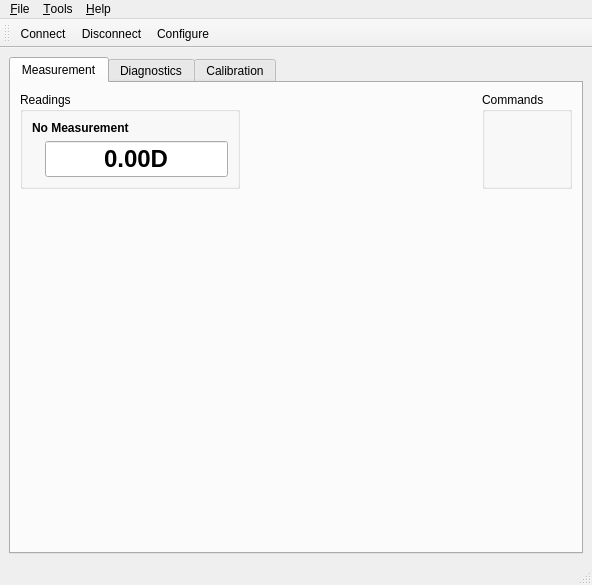
<?xml version="1.0" encoding="UTF-8"?>
<ui version="4.0">
 <class>MainWindow</class>
 <widget class="QMainWindow" name="MainWindow">
  <property name="geometry">
   <rect>
    <x>0</x>
    <y>0</y>
    <width>592</width>
    <height>585</height>
   </rect>
  </property>
  <property name="sizePolicy">
   <sizepolicy hsizetype="Preferred" vsizetype="Preferred">
    <horstretch>0</horstretch>
    <verstretch>0</verstretch>
   </sizepolicy>
  </property>
  <property name="windowTitle">
   <string>Printalyzer Densitometer Desktop</string>
  </property>
  <widget class="QWidget" name="centralwidget">
   <layout class="QVBoxLayout" name="verticalLayout">
    <item>
     <widget class="QTabWidget" name="tabWidget">
      <property name="currentIndex">
       <number>0</number>
      </property>
      <widget class="QWidget" name="tabMeasurement">
       <attribute name="title">
        <string>Measurement</string>
       </attribute>
       <layout class="QGridLayout" name="gridLayout_6">
        <item row="0" column="2">
         <widget class="QGroupBox" name="measCommandGroupBox">
          <property name="title">
           <string>Commands</string>
          </property>
         </widget>
        </item>
        <item row="0" column="1">
         <spacer name="horizontalSpacer_6">
          <property name="orientation">
           <enum>Qt::Horizontal</enum>
          </property>
          <property name="sizeHint" stdset="0">
           <size>
            <width>40</width>
            <height>20</height>
           </size>
          </property>
         </spacer>
        </item>
        <item row="0" column="0">
         <widget class="QGroupBox" name="measResultGroupBox">
          <property name="sizePolicy">
           <sizepolicy hsizetype="Fixed" vsizetype="Preferred">
            <horstretch>0</horstretch>
            <verstretch>0</verstretch>
           </sizepolicy>
          </property>
          <property name="maximumSize">
           <size>
            <width>220</width>
            <height>16777215</height>
           </size>
          </property>
          <property name="title">
           <string>Readings</string>
          </property>
          <layout class="QVBoxLayout" name="verticalLayout_11">
           <item>
            <widget class="QLabel" name="readingTypeNameLabel">
             <property name="font">
              <font>
               <bold>true</bold>
              </font>
             </property>
             <property name="text">
              <string>No Measurement</string>
             </property>
            </widget>
           </item>
           <item>
            <layout class="QHBoxLayout" name="horizontalLayout_9">
             <item>
              <widget class="QLabel" name="readingTypeLogoLabel">
               <property name="text">
                <string notr="true"/>
               </property>
               <property name="pixmap">
                <pixmap resource="densitometer.qrc">:/images/reflection-icon.png</pixmap>
               </property>
               <property name="alignment">
                <set>Qt::AlignCenter</set>
               </property>
              </widget>
             </item>
             <item>
              <widget class="QLineEdit" name="readingValueLineEdit">
               <property name="sizePolicy">
                <sizepolicy hsizetype="Expanding" vsizetype="Fixed">
                 <horstretch>0</horstretch>
                 <verstretch>0</verstretch>
                </sizepolicy>
               </property>
               <property name="font">
                <font>
                 <pointsize>18</pointsize>
                 <bold>true</bold>
                </font>
               </property>
               <property name="text">
                <string notr="true">0.00D</string>
               </property>
               <property name="alignment">
                <set>Qt::AlignCenter</set>
               </property>
               <property name="readOnly">
                <bool>true</bool>
               </property>
              </widget>
             </item>
            </layout>
           </item>
          </layout>
         </widget>
        </item>
        <item row="1" column="0">
         <spacer name="verticalSpacer_5">
          <property name="orientation">
           <enum>Qt::Vertical</enum>
          </property>
          <property name="sizeHint" stdset="0">
           <size>
            <width>20</width>
            <height>40</height>
           </size>
          </property>
         </spacer>
        </item>
       </layout>
      </widget>
      <widget class="QWidget" name="tabDiagnostics">
       <attribute name="title">
        <string>Diagnostics</string>
       </attribute>
       <layout class="QGridLayout" name="gridLayout_5" rowstretch="0,0,1" columnstretch="1,0">
        <item row="0" column="0">
         <widget class="QGroupBox" name="firmwareGroupBox">
          <property name="enabled">
           <bool>true</bool>
          </property>
          <property name="title">
           <string>Firmware Info</string>
          </property>
          <layout class="QVBoxLayout" name="verticalLayout_2">
           <item>
            <widget class="QLabel" name="nameLabel">
             <property name="text">
              <string notr="true">&lt;Device Name&gt;</string>
             </property>
            </widget>
           </item>
           <item>
            <widget class="QLabel" name="versionLabel">
             <property name="text">
              <string notr="true">&lt;Version&gt;</string>
             </property>
            </widget>
           </item>
           <item>
            <widget class="QLabel" name="buildDateLabel">
             <property name="text">
              <string notr="true">&lt;Build Date&gt;</string>
             </property>
            </widget>
           </item>
           <item>
            <widget class="QLabel" name="buildDescribeLabel">
             <property name="text">
              <string notr="true">&lt;Build Describe&gt;</string>
             </property>
            </widget>
           </item>
           <item>
            <widget class="QLabel" name="checksumLabel">
             <property name="text">
              <string>&lt;Checksum&gt;</string>
             </property>
            </widget>
           </item>
           <item>
            <spacer name="verticalSpacer_2">
             <property name="orientation">
              <enum>Qt::Vertical</enum>
             </property>
             <property name="sizeHint" stdset="0">
              <size>
               <width>20</width>
               <height>0</height>
              </size>
             </property>
            </spacer>
           </item>
          </layout>
         </widget>
        </item>
        <item row="1" column="0">
         <widget class="QGroupBox" name="deviceGroupBox">
          <property name="title">
           <string>Device Info</string>
          </property>
          <layout class="QVBoxLayout" name="verticalLayout_3">
           <item>
            <widget class="QLabel" name="halVersionLabel">
             <property name="text">
              <string notr="true">&lt;HAL Version&gt;</string>
             </property>
            </widget>
           </item>
           <item>
            <widget class="QLabel" name="mcuDevIdLabel">
             <property name="text">
              <string notr="true">&lt;MCU Device ID&gt;</string>
             </property>
            </widget>
           </item>
           <item>
            <widget class="QLabel" name="mcuRevIdLabel">
             <property name="text">
              <string notr="true">&lt;MCU Revision ID&gt;</string>
             </property>
            </widget>
           </item>
           <item>
            <widget class="QLabel" name="mcuSysClockLabel">
             <property name="text">
              <string notr="true">&lt;MCU SysClock&gt;</string>
             </property>
            </widget>
           </item>
           <item>
            <widget class="QLabel" name="uniqueIdLabel">
             <property name="text">
              <string notr="true">&lt;Unique ID&gt;</string>
             </property>
            </widget>
           </item>
           <item>
            <widget class="QLabel" name="mcuVddaLabel">
             <property name="text">
              <string notr="true">&lt;MCU Vdda&gt;</string>
             </property>
            </widget>
           </item>
           <item>
            <widget class="QLabel" name="mcuTempLabel">
             <property name="text">
              <string notr="true">&lt;MCU Temp&gt;</string>
             </property>
            </widget>
           </item>
          </layout>
         </widget>
        </item>
        <item row="0" column="1">
         <widget class="QGroupBox" name="commandGroupBox">
          <property name="title">
           <string>Commands</string>
          </property>
          <layout class="QVBoxLayout" name="verticalLayout_9">
           <item>
            <widget class="QPushButton" name="screenshotButton">
             <property name="text">
              <string>Take Screenshot</string>
             </property>
            </widget>
           </item>
           <item>
            <widget class="QPushButton" name="refreshSensorsPushButton">
             <property name="text">
              <string>Refresh Info</string>
             </property>
            </widget>
           </item>
           <item>
            <spacer name="verticalSpacer_3">
             <property name="orientation">
              <enum>Qt::Vertical</enum>
             </property>
             <property name="sizeHint" stdset="0">
              <size>
               <width>20</width>
               <height>40</height>
              </size>
             </property>
            </spacer>
           </item>
          </layout>
         </widget>
        </item>
        <item row="2" column="0">
         <spacer name="verticalSpacer_4">
          <property name="orientation">
           <enum>Qt::Vertical</enum>
          </property>
          <property name="sizeHint" stdset="0">
           <size>
            <width>20</width>
            <height>40</height>
           </size>
          </property>
         </spacer>
        </item>
       </layout>
      </widget>
      <widget class="QWidget" name="tabCalibration">
       <attribute name="title">
        <string>Calibration</string>
       </attribute>
       <layout class="QVBoxLayout" name="verticalLayout_10" stretch="0,0,1,0">
        <item>
         <layout class="QHBoxLayout" name="horizontalLayout_6" stretch="0,0">
          <property name="sizeConstraint">
           <enum>QLayout::SetDefaultConstraint</enum>
          </property>
          <item>
           <widget class="QGroupBox" name="gainGroupBox">
            <property name="sizePolicy">
             <sizepolicy hsizetype="Preferred" vsizetype="Minimum">
              <horstretch>0</horstretch>
              <verstretch>0</verstretch>
             </sizepolicy>
            </property>
            <property name="title">
             <string>Gain Calibration</string>
            </property>
            <layout class="QVBoxLayout" name="verticalLayout_7">
             <item>
              <layout class="QGridLayout" name="gridLayout_4">
               <item row="1" column="1">
                <widget class="QLineEdit" name="low0LineEdit">
                 <property name="readOnly">
                  <bool>true</bool>
                 </property>
                </widget>
               </item>
               <item row="4" column="1">
                <widget class="QLineEdit" name="max0LineEdit">
                 <property name="text">
                  <string/>
                 </property>
                </widget>
               </item>
               <item row="4" column="2">
                <widget class="QLineEdit" name="max1LineEdit">
                 <property name="text">
                  <string/>
                 </property>
                </widget>
               </item>
               <item row="2" column="1">
                <widget class="QLineEdit" name="med0LineEdit"/>
               </item>
               <item row="3" column="2">
                <widget class="QLineEdit" name="high1LineEdit"/>
               </item>
               <item row="2" column="0">
                <widget class="QLabel" name="medGainLabel">
                 <property name="text">
                  <string>Medium</string>
                 </property>
                </widget>
               </item>
               <item row="3" column="0">
                <widget class="QLabel" name="highGainLabel">
                 <property name="text">
                  <string>High</string>
                 </property>
                </widget>
               </item>
               <item row="1" column="0">
                <widget class="QLabel" name="lowGainLabel">
                 <property name="text">
                  <string>Low</string>
                 </property>
                </widget>
               </item>
               <item row="1" column="2">
                <widget class="QLineEdit" name="low1LineEdit">
                 <property name="readOnly">
                  <bool>true</bool>
                 </property>
                </widget>
               </item>
               <item row="4" column="0">
                <widget class="QLabel" name="maxGainLabel">
                 <property name="text">
                  <string>Maximum</string>
                 </property>
                </widget>
               </item>
               <item row="3" column="1">
                <widget class="QLineEdit" name="high0LineEdit"/>
               </item>
               <item row="2" column="2">
                <widget class="QLineEdit" name="med1LineEdit"/>
               </item>
               <item row="0" column="1">
                <widget class="QLabel" name="ch0Label">
                 <property name="text">
                  <string>Channel 0</string>
                 </property>
                 <property name="alignment">
                  <set>Qt::AlignCenter</set>
                 </property>
                </widget>
               </item>
               <item row="0" column="2">
                <widget class="QLabel" name="ch1Label">
                 <property name="text">
                  <string>Channel 1</string>
                 </property>
                 <property name="alignment">
                  <set>Qt::AlignCenter</set>
                 </property>
                </widget>
               </item>
              </layout>
             </item>
             <item>
              <spacer name="verticalSpacer_7">
               <property name="orientation">
                <enum>Qt::Vertical</enum>
               </property>
               <property name="sizeType">
                <enum>QSizePolicy::Expanding</enum>
               </property>
               <property name="sizeHint" stdset="0">
                <size>
                 <width>20</width>
                 <height>0</height>
                </size>
               </property>
              </spacer>
             </item>
             <item>
              <layout class="QHBoxLayout" name="horizontalLayout_4">
               <item>
                <spacer name="horizontalSpacer_3">
                 <property name="orientation">
                  <enum>Qt::Horizontal</enum>
                 </property>
                 <property name="sizeHint" stdset="0">
                  <size>
                   <width>40</width>
                   <height>20</height>
                  </size>
                 </property>
                </spacer>
               </item>
               <item>
                <widget class="QPushButton" name="gainGetPushButton">
                 <property name="text">
                  <string>Get</string>
                 </property>
                </widget>
               </item>
               <item>
                <widget class="QPushButton" name="gainSetPushButton">
                 <property name="enabled">
                  <bool>false</bool>
                 </property>
                 <property name="text">
                  <string>Set</string>
                 </property>
                </widget>
               </item>
              </layout>
             </item>
            </layout>
           </widget>
          </item>
          <item>
           <widget class="QGroupBox" name="slopeGroupBox">
            <property name="sizePolicy">
             <sizepolicy hsizetype="Preferred" vsizetype="Minimum">
              <horstretch>0</horstretch>
              <verstretch>0</verstretch>
             </sizepolicy>
            </property>
            <property name="title">
             <string>Slope Calibration</string>
            </property>
            <layout class="QVBoxLayout" name="verticalLayout_8">
             <item>
              <widget class="QPushButton" name="slopeCalPushButton">
               <property name="text">
                <string>Slope Calibration Tool</string>
               </property>
              </widget>
             </item>
             <item>
              <layout class="QFormLayout" name="formLayout">
               <item row="0" column="0">
                <widget class="QLabel" name="b0Label">
                 <property name="text">
                  <string>B0 =</string>
                 </property>
                </widget>
               </item>
               <item row="0" column="1">
                <widget class="QLineEdit" name="b0LineEdit">
                 <property name="readOnly">
                  <bool>false</bool>
                 </property>
                </widget>
               </item>
               <item row="1" column="0">
                <widget class="QLabel" name="b1Label">
                 <property name="text">
                  <string>B1 =</string>
                 </property>
                </widget>
               </item>
               <item row="2" column="0">
                <widget class="QLabel" name="b2Label">
                 <property name="text">
                  <string>B2 =</string>
                 </property>
                </widget>
               </item>
               <item row="1" column="1">
                <widget class="QLineEdit" name="b1LineEdit">
                 <property name="readOnly">
                  <bool>false</bool>
                 </property>
                </widget>
               </item>
               <item row="2" column="1">
                <widget class="QLineEdit" name="b2LineEdit">
                 <property name="readOnly">
                  <bool>false</bool>
                 </property>
                </widget>
               </item>
              </layout>
             </item>
             <item>
              <spacer name="verticalSpacer">
               <property name="orientation">
                <enum>Qt::Vertical</enum>
               </property>
               <property name="sizeHint" stdset="0">
                <size>
                 <width>20</width>
                 <height>0</height>
                </size>
               </property>
              </spacer>
             </item>
             <item>
              <layout class="QHBoxLayout" name="horizontalLayout_5">
               <item>
                <spacer name="horizontalSpacer_4">
                 <property name="orientation">
                  <enum>Qt::Horizontal</enum>
                 </property>
                 <property name="sizeHint" stdset="0">
                  <size>
                   <width>40</width>
                   <height>20</height>
                  </size>
                 </property>
                </spacer>
               </item>
               <item>
                <widget class="QPushButton" name="slopeGetPushButton">
                 <property name="text">
                  <string>Get</string>
                 </property>
                </widget>
               </item>
               <item>
                <widget class="QPushButton" name="slopeSetPushButton">
                 <property name="enabled">
                  <bool>false</bool>
                 </property>
                 <property name="text">
                  <string>Set</string>
                 </property>
                </widget>
               </item>
              </layout>
             </item>
            </layout>
           </widget>
          </item>
         </layout>
        </item>
        <item>
         <layout class="QHBoxLayout" name="horizontalLayout_7">
          <item>
           <widget class="QGroupBox" name="reflGroupBox">
            <property name="title">
             <string>Reflection Calibration</string>
            </property>
            <layout class="QVBoxLayout" name="verticalLayout_5">
             <item>
              <layout class="QGridLayout" name="gridLayout_2" columnstretch="0,1,0">
               <item row="1" column="2">
                <widget class="QLineEdit" name="reflLoReadingLineEdit"/>
               </item>
               <item row="2" column="2">
                <widget class="QLineEdit" name="reflHiReadingLineEdit"/>
               </item>
               <item row="1" column="0">
                <widget class="QLabel" name="reflLoLabel">
                 <property name="text">
                  <string>CAL-LO</string>
                 </property>
                </widget>
               </item>
               <item row="2" column="1">
                <widget class="QLineEdit" name="reflHiDensityLineEdit"/>
               </item>
               <item row="2" column="0">
                <widget class="QLabel" name="reflHiLabel">
                 <property name="text">
                  <string>CAL-HI</string>
                 </property>
                </widget>
               </item>
               <item row="1" column="1">
                <widget class="QLineEdit" name="reflLoDensityLineEdit">
                 <property name="text">
                  <string/>
                 </property>
                </widget>
               </item>
               <item row="0" column="1">
                <widget class="QLabel" name="reflDensityLabel">
                 <property name="text">
                  <string>Density</string>
                 </property>
                 <property name="alignment">
                  <set>Qt::AlignCenter</set>
                 </property>
                </widget>
               </item>
               <item row="0" column="2">
                <widget class="QLabel" name="reflReadingLabel">
                 <property name="text">
                  <string>Light Reading</string>
                 </property>
                 <property name="alignment">
                  <set>Qt::AlignCenter</set>
                 </property>
                </widget>
               </item>
              </layout>
             </item>
             <item>
              <layout class="QHBoxLayout" name="horizontalLayout_2">
               <item>
                <spacer name="horizontalSpacer">
                 <property name="orientation">
                  <enum>Qt::Horizontal</enum>
                 </property>
                 <property name="sizeHint" stdset="0">
                  <size>
                   <width>40</width>
                   <height>20</height>
                  </size>
                 </property>
                </spacer>
               </item>
               <item>
                <widget class="QPushButton" name="reflGetPushButton">
                 <property name="text">
                  <string>Get</string>
                 </property>
                </widget>
               </item>
               <item>
                <widget class="QPushButton" name="reflSetPushButton">
                 <property name="enabled">
                  <bool>false</bool>
                 </property>
                 <property name="text">
                  <string>Set</string>
                 </property>
                </widget>
               </item>
              </layout>
             </item>
            </layout>
           </widget>
          </item>
          <item>
           <widget class="QGroupBox" name="tranGroupBox">
            <property name="title">
             <string>Transmission Calibration</string>
            </property>
            <layout class="QVBoxLayout" name="verticalLayout_6">
             <item>
              <layout class="QGridLayout" name="gridLayout_3" columnstretch="0,1,0">
               <item row="1" column="2">
                <widget class="QLineEdit" name="tranLoReadingLineEdit"/>
               </item>
               <item row="2" column="2">
                <widget class="QLineEdit" name="tranHiReadingLineEdit"/>
               </item>
               <item row="1" column="0">
                <widget class="QLabel" name="tranLoLabel">
                 <property name="text">
                  <string>CAL-LO</string>
                 </property>
                </widget>
               </item>
               <item row="2" column="1">
                <widget class="QLineEdit" name="tranHiDensityLineEdit"/>
               </item>
               <item row="2" column="0">
                <widget class="QLabel" name="tranHiLabel">
                 <property name="text">
                  <string>CAL-HI</string>
                 </property>
                </widget>
               </item>
               <item row="1" column="1">
                <widget class="QLineEdit" name="tranLoDensityLineEdit">
                 <property name="text">
                  <string/>
                 </property>
                 <property name="readOnly">
                  <bool>true</bool>
                 </property>
                </widget>
               </item>
               <item row="0" column="1">
                <widget class="QLabel" name="tranDensityLabel">
                 <property name="text">
                  <string>Density</string>
                 </property>
                 <property name="alignment">
                  <set>Qt::AlignCenter</set>
                 </property>
                </widget>
               </item>
               <item row="0" column="2">
                <widget class="QLabel" name="tranReadingLabel">
                 <property name="text">
                  <string>Light Reading</string>
                 </property>
                 <property name="alignment">
                  <set>Qt::AlignCenter</set>
                 </property>
                </widget>
               </item>
              </layout>
             </item>
             <item>
              <layout class="QHBoxLayout" name="horizontalLayout_3">
               <item>
                <spacer name="horizontalSpacer_2">
                 <property name="orientation">
                  <enum>Qt::Horizontal</enum>
                 </property>
                 <property name="sizeHint" stdset="0">
                  <size>
                   <width>40</width>
                   <height>20</height>
                  </size>
                 </property>
                </spacer>
               </item>
               <item>
                <widget class="QPushButton" name="tranGetPushButton">
                 <property name="text">
                  <string>Get</string>
                 </property>
                </widget>
               </item>
               <item>
                <widget class="QPushButton" name="tranSetPushButton">
                 <property name="enabled">
                  <bool>false</bool>
                 </property>
                 <property name="text">
                  <string>Set</string>
                 </property>
                </widget>
               </item>
              </layout>
             </item>
            </layout>
           </widget>
          </item>
         </layout>
        </item>
        <item>
         <spacer name="verticalSpacer_6">
          <property name="orientation">
           <enum>Qt::Vertical</enum>
          </property>
          <property name="sizeHint" stdset="0">
           <size>
            <width>20</width>
            <height>0</height>
           </size>
          </property>
         </spacer>
        </item>
        <item>
         <layout class="QHBoxLayout" name="horizontalLayout_8">
          <item>
           <spacer name="horizontalSpacer_5">
            <property name="orientation">
             <enum>Qt::Horizontal</enum>
            </property>
            <property name="sizeType">
             <enum>QSizePolicy::Expanding</enum>
            </property>
            <property name="sizeHint" stdset="0">
             <size>
              <width>40</width>
              <height>20</height>
             </size>
            </property>
           </spacer>
          </item>
          <item>
           <widget class="QPushButton" name="calGetAllPushButton">
            <property name="text">
             <string>Get All Values</string>
            </property>
           </widget>
          </item>
         </layout>
        </item>
       </layout>
      </widget>
     </widget>
    </item>
   </layout>
  </widget>
  <widget class="QMenuBar" name="menubar">
   <property name="geometry">
    <rect>
     <x>0</x>
     <y>0</y>
     <width>592</width>
     <height>21</height>
    </rect>
   </property>
   <widget class="QMenu" name="menuFile">
    <property name="title">
     <string>&amp;File</string>
    </property>
    <addaction name="actionConnect"/>
    <addaction name="actionDisconnect"/>
    <addaction name="separator"/>
    <addaction name="actionExit"/>
   </widget>
   <widget class="QMenu" name="menuTools">
    <property name="title">
     <string>&amp;Tools</string>
    </property>
    <addaction name="actionConfigure"/>
    <addaction name="actionLogger"/>
   </widget>
   <widget class="QMenu" name="menuHelp">
    <property name="title">
     <string>&amp;Help</string>
    </property>
    <addaction name="actionAbout"/>
   </widget>
   <addaction name="menuFile"/>
   <addaction name="menuTools"/>
   <addaction name="menuHelp"/>
  </widget>
  <widget class="QStatusBar" name="statusBar"/>
  <widget class="QToolBar" name="toolBar">
   <property name="windowTitle">
    <string>toolBar</string>
   </property>
   <attribute name="toolBarArea">
    <enum>TopToolBarArea</enum>
   </attribute>
   <attribute name="toolBarBreak">
    <bool>false</bool>
   </attribute>
   <addaction name="actionConnect"/>
   <addaction name="actionDisconnect"/>
   <addaction name="actionConfigure"/>
  </widget>
  <action name="actionAbout">
   <property name="text">
    <string>&amp;About</string>
   </property>
   <property name="toolTip">
    <string>About program</string>
   </property>
   <property name="shortcut">
    <string>Alt+A</string>
   </property>
  </action>
  <action name="actionConnect">
   <property name="icon">
    <iconset resource="densitometer.qrc">
     <normaloff>:/images/connect.png</normaloff>:/images/connect.png</iconset>
   </property>
   <property name="text">
    <string>C&amp;onnect</string>
   </property>
   <property name="toolTip">
    <string>Connect to densitometer</string>
   </property>
   <property name="shortcut">
    <string>Ctrl+O</string>
   </property>
  </action>
  <action name="actionDisconnect">
   <property name="icon">
    <iconset resource="densitometer.qrc">
     <normaloff>:/images/disconnect.png</normaloff>:/images/disconnect.png</iconset>
   </property>
   <property name="text">
    <string>&amp;Disconnect</string>
   </property>
   <property name="toolTip">
    <string>Disconnect from densitometer</string>
   </property>
   <property name="shortcut">
    <string>Ctrl+D</string>
   </property>
  </action>
  <action name="actionConfigure">
   <property name="icon">
    <iconset resource="densitometer.qrc">
     <normaloff>:/images/settings.png</normaloff>:/images/settings.png</iconset>
   </property>
   <property name="text">
    <string>&amp;Configure</string>
   </property>
   <property name="toolTip">
    <string>Configure application</string>
   </property>
   <property name="shortcut">
    <string>Alt+C</string>
   </property>
  </action>
  <action name="actionExit">
   <property name="icon">
    <iconset resource="densitometer.qrc">
     <normaloff>:/images/application-exit.png</normaloff>:/images/application-exit.png</iconset>
   </property>
   <property name="text">
    <string>E&amp;xit</string>
   </property>
   <property name="toolTip">
    <string>Exit the application</string>
   </property>
   <property name="shortcut">
    <string>Ctrl+Q</string>
   </property>
  </action>
  <action name="actionLogger">
   <property name="checkable">
    <bool>true</bool>
   </property>
   <property name="icon">
    <iconset resource="densitometer.qrc">
     <normaloff>:/images/logger.png</normaloff>:/images/logger.png</iconset>
   </property>
   <property name="text">
    <string>&amp;Log Window</string>
   </property>
   <property name="toolTip">
    <string>Show log window</string>
   </property>
   <property name="shortcut">
    <string>Alt+L</string>
   </property>
  </action>
 </widget>
 <tabstops>
  <tabstop>readingValueLineEdit</tabstop>
  <tabstop>screenshotButton</tabstop>
  <tabstop>low0LineEdit</tabstop>
  <tabstop>low1LineEdit</tabstop>
  <tabstop>med0LineEdit</tabstop>
  <tabstop>med1LineEdit</tabstop>
  <tabstop>high0LineEdit</tabstop>
  <tabstop>high1LineEdit</tabstop>
  <tabstop>max0LineEdit</tabstop>
  <tabstop>max1LineEdit</tabstop>
  <tabstop>gainGetPushButton</tabstop>
  <tabstop>gainSetPushButton</tabstop>
  <tabstop>slopeCalPushButton</tabstop>
  <tabstop>b0LineEdit</tabstop>
  <tabstop>b1LineEdit</tabstop>
  <tabstop>b2LineEdit</tabstop>
  <tabstop>slopeGetPushButton</tabstop>
  <tabstop>slopeSetPushButton</tabstop>
  <tabstop>reflLoDensityLineEdit</tabstop>
  <tabstop>reflLoReadingLineEdit</tabstop>
  <tabstop>reflHiDensityLineEdit</tabstop>
  <tabstop>reflHiReadingLineEdit</tabstop>
  <tabstop>reflGetPushButton</tabstop>
  <tabstop>reflSetPushButton</tabstop>
  <tabstop>tranLoDensityLineEdit</tabstop>
  <tabstop>tranLoReadingLineEdit</tabstop>
  <tabstop>tranHiDensityLineEdit</tabstop>
  <tabstop>tranHiReadingLineEdit</tabstop>
  <tabstop>tranGetPushButton</tabstop>
  <tabstop>tranSetPushButton</tabstop>
  <tabstop>calGetAllPushButton</tabstop>
 </tabstops>
 <resources>
  <include location="densitometer.qrc"/>
 </resources>
 <connections/>
</ui>
